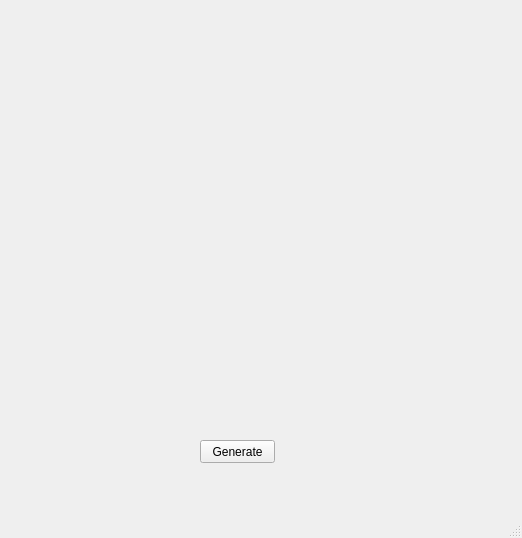
<?xml version="1.0" encoding="UTF-8"?>
<ui version="4.0">
 <class>gui</class>
 <widget class="QMainWindow" name="gui">
  <property name="geometry">
   <rect>
    <x>0</x>
    <y>0</y>
    <width>522</width>
    <height>538</height>
   </rect>
  </property>
  <property name="windowTitle">
   <string>gui</string>
  </property>
  <widget class="QWidget" name="centralwidget">
   <widget class="QCustomPlot" name="myPlot" native="true">
    <property name="geometry">
     <rect>
      <x>40</x>
      <y>10</y>
      <width>441</width>
      <height>401</height>
     </rect>
    </property>
   </widget>
   <widget class="QPushButton" name="bnt_gen">
    <property name="geometry">
     <rect>
      <x>200</x>
      <y>440</y>
      <width>75</width>
      <height>23</height>
     </rect>
    </property>
    <property name="text">
     <string>Generate</string>
    </property>
   </widget>
  </widget>
  <widget class="QMenuBar" name="menubar">
   <property name="geometry">
    <rect>
     <x>0</x>
     <y>0</y>
     <width>522</width>
     <height>21</height>
    </rect>
   </property>
  </widget>
  <widget class="QStatusBar" name="statusbar"/>
 </widget>
 <customwidgets>
  <customwidget>
   <class>QCustomPlot</class>
   <extends>QWidget</extends>
   <header>qcustomplot.h</header>
   <container>1</container>
  </customwidget>
 </customwidgets>
 <resources/>
 <connections/>
</ui>
